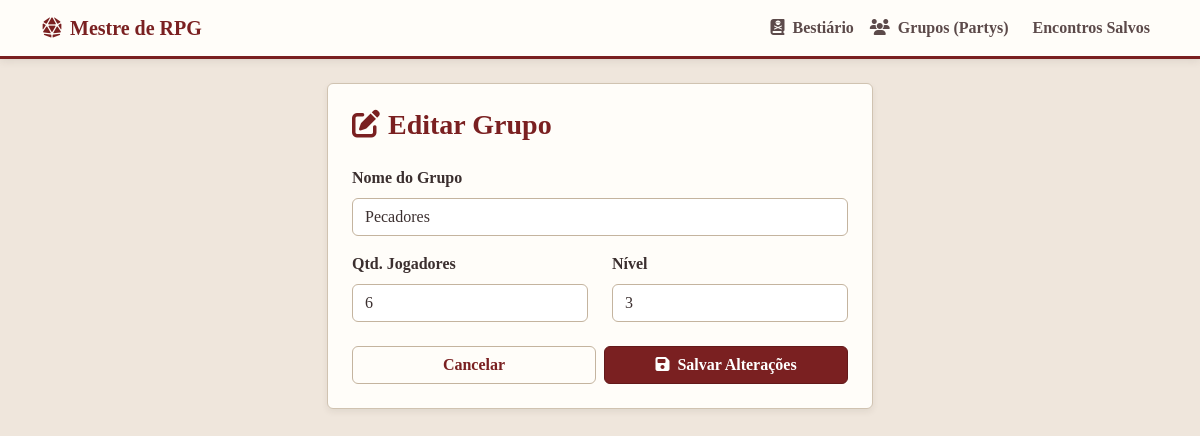
Screenshot of /editar-party/1 with the database file from the repository.
### app.py (models this page shows, shortened)
class Party(db.Model):
    id = db.Column(db.Integer, primary_key=True)
    nome = db.Column(db.String(100), nullable=False)
    qtd_jogadores = db.Column(db.Integer, nullable=False)
    nivel_jogadores = db.Column(db.Integer, nullable=False)
    encontros = db.relationship('Encontro', backref='party', lazy=True)

### app.py (the view, shortened to what this page needs)
@app.route('/editar-party/<int:id>', methods=['GET', 'POST'])
def editar_party(id):
    party = Party.query.get_or_404(id)
    return render_template('editar_party.html', party=party)

### templates/editar_party.html
{% extends 'base.html' %}
{% block content %}
<div class="row justify-content-center">
    <div class="col-md-6">
        <div class="card card-rpg p-4 shadow">
            <h3 class="fw-bold text-warning mb-4"><i class="fa-solid fa-pen-to-square me-2"></i>Editar Grupo</h3>
            <form method="POST">
                <div class="mb-3">
                    <label class="form-label fw-bold text-light-rpg">Nome do Grupo</label>
                    <input type="text" name="nome" class="form-control" value="{{ party.nome }}" required style="background-color: #FFFFFF !important;">
                </div>
                <div class="row mb-4">
                    <div class="col-6">
                        <label class="form-label fw-bold text-light-rpg">Qtd. Jogadores</label>
                        <input type="number" name="qtd" class="form-control" value="{{ party.qtd_jogadores }}" min="1" required style="background-color: #FFFFFF !important;">
                    </div>
                    <div class="col-6">
                        <label class="form-label fw-bold text-light-rpg">Nível</label>
                        <input type="number" name="nivel" class="form-control" value="{{ party.nivel_jogadores }}" min="1" max="20" required style="background-color: #FFFFFF !important;">
                    </div>
                </div>
                <div class="d-flex gap-2">
                    <a href="{{ url_for('lista_partys') }}" class="btn btn-outline-light w-100 fw-bold">Cancelar</a>
                    <button type="submit" class="btn btn-gold w-100"><i class="fa-solid fa-floppy-disk me-1"></i> Salvar Alterações</button>
                </div>
            </form>
        </div>
    </div>
</div>
{% endblock %}

### templates/base.html (style rules this page uses)
body { background-color: #EFE6DC !important; color: #3B2F2F !important; font-family: 'Georgia', 'Times New Roman', serif; }
.card-rpg { background-color: #FFFDF9 !important; border: 1px solid #D0C3B1 !important; border-radius: 6px; transition: transform 0.2s, border-color 0.2s; box-shadow: 0 3px 6px rgba(60, 50, 40, 0.08) !important; }
.card-rpg h2, .card-rpg h4, .card-rpg p, .card-rpg label, .sidebar-carrinho h4, .sidebar-carrinho p, .sidebar-carrinho span { color: #3B2F2F !important; }
.text-warning, .navbar-brand, h2, h4.card-title { color: #7A2021 !important; }
.text-light-rpg { color: #3B2F2F !important; }
.btn-gold, .btn-warning { background-color: #7A2021 !important; border-color: #63191A !important; color: #FFFFFF !important; font-weight: bold; }
.form-select, .form-control { background-color: #FFFFFF !important; color: #3B2F2F !important; border: 1px solid #C4B49F !important; }
.btn-outline-light { color: #7A2021 !important; border-color: #C4B49F !important; background-color: #FFFDF9 !important; }

### rows the page displays
Party: nome "Pecadores", qtd "6", nivel "3"
